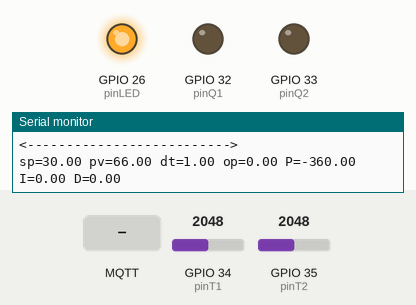
This sketch was run on a simulated ESP32. Shown: output pins drawn as LEDs (lit = HIGH), the last lines printed to the serial monitor. Dashed ring = blinking. The test bench sets the inputs (shaded band); at power-on: GPIO 34 (pinT1) = 2048, GPIO 35 (pinT2) = 2048. WiFi joins after 1.5 s; servers stay silent unless stated; no MQTT or app messages arrive unless stated.

Above: at 2.7 s.
2.8 s: GPIO 34 (pinT1) set to 1228
At 4.1 s:
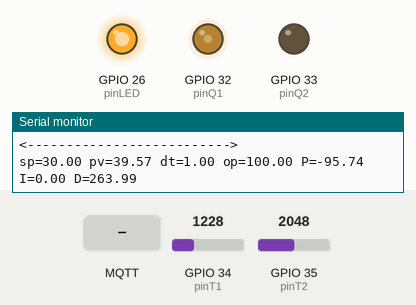
6.0 s: GPIO 35 (pinT2) set to 1847
7.7 s: GPIO 35 (pinT2) set to 1767
At 9.3 s:
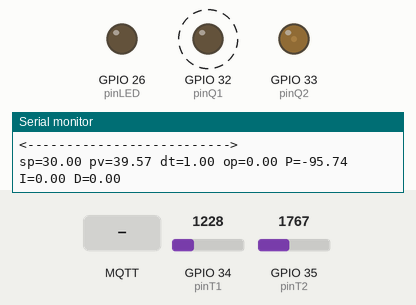
10.0 s: GPIO 34 (pinT1) set to 960
At 10.9 s:
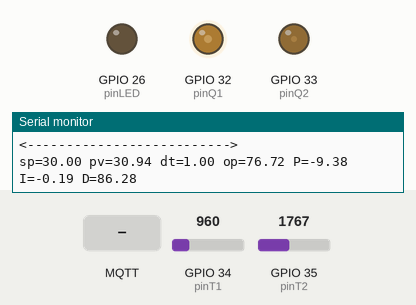
13.0 s: MQTT message "1" arrives on the first subscribed topic
17.0 s: GPIO 35 (pinT2) set to 2047
At 20.5 s:
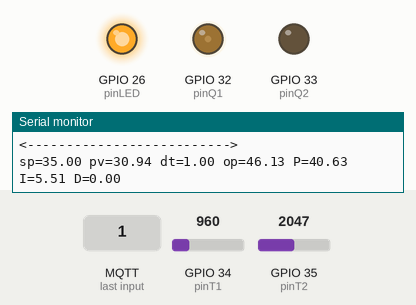
Timing chart, 0 to 22.0 s (numbered marks = the images above; inputs shaded):
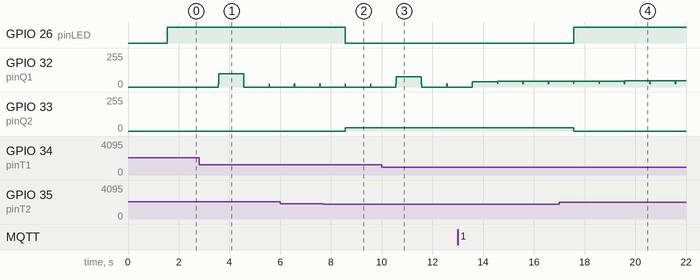

The sketch:

IoT_Control.ino
```cpp
 /*********************************************************************************
 * Program   : PID-iTCLab Controlling Using IoT
 * By        : Assoc. Prof. Dr. Basuki Rahmat, S.Si, MT, ITS-AI,
 *             Assoc. Prof. Dr. Muljono, S.Si, M.Kom, et al
 * Pro. Team : i-ot.net, io-t.net
 * R. Group  : Intelligent Control, Robotics and Automation Systems Research Group
 * Univ.     : Universitas Pembangunan Nasional "Veteran" Jawa Timur
 * Country   : Indonesia
 *********************************************************************************/

#include <WiFi.h>
#include <PubSubClient.h>
#include <Arduino.h>

const char* ssid = "65-45-49-56"; // Enter your WiFi name
const char* password =  "Gamara990338"; // Enter WiFi password

#define mqttServer "broker.hivemq.com"
#define mqttPort 1883

WiFiServer server(80);
WiFiClient espClient;
PubSubClient client(espClient);

String Topic;
String Payload;

// constants
const int baud = 115200;       // serial baud rate

// pin numbers corresponding to signals on the iTCLab Shield
const int pinT1   = 34;         // T1
const int pinT2   = 35;         // T2
const int pinQ1   = 32;         // Q1
const int pinQ2   = 33;         // Q2
const int pinLED  = 26;         // LED

// setting PWM properties
const int freq = 5000; //5000
const int ledChannel = 0;
const int Q1Channel = 1;
const int Q2Channel = 2;
const int resolutionLedChannel = 8; //Resolution 8, 10, 12, 15
const int resolutionQ1Channel = 8; //Resolution 8, 10, 12, 15
const int resolutionQ2Channel = 8; //Resolution 8, 10, 12, 15

float cel, cel1, degC, degC1;
float P, I, D;
float KP, KI, KD, op0, ophi, oplo, error, dpv;

float sp = 30,  //set point
pv = 0,        //current temperature
pv_last = 0,   //prior temperature
ierr = 0,      //integral error
dt = 0,        //time between measurements
op = 0;        //PID controller output

int autoSet = 0;  // autoSet = 1 otomatis sesuai Default
//float Kc = 0;
//float tauI = 0;
//float tauD = 0;

// Default = autoset = 1 otomatis sesuai Default
 float Kc = 10.0; // K / %Heater
 float tauI = 50.0; // sec
 float tauD = 1.0;  // sec

unsigned long ts = 0, new_ts = 0; //timestamp
const float upper_temperature_limit = 58;

// global variables
float Q1 = 0;                 // value written to Q1 pin
float Q2 = 0;                 // value written to Q2 pin
int iwrite_value = 25;        // integer value for writing
int iwrite_led = 255;         // integer value for writing
int iwrite_min = 0;           // integer value for writing

void setup() {
  // put your setup code here, to run once:

  ts = millis();
  Serial.begin(baud);
  while (!Serial) {
    ; // wait for serial port to connect.
  }

  // configure pinQ1 PWM functionalitites
  ledcSetup(Q1Channel, freq, resolutionQ1Channel);

  // attach the channel to the pinQ1 to be controlled
  ledcAttachPin(pinQ1, Q1Channel);

  // configure pinQ2 PWM functionalitites
  ledcSetup(Q2Channel, freq, resolutionQ2Channel);

  // attach the channel to the pinQ2 to be controlled
  ledcAttachPin(pinQ2, Q2Channel);

  // configure pinLED PWM functionalitites
  ledcSetup(ledChannel, freq, resolutionLedChannel);

  // attach the channel to the pinLED to be controlled
  ledcAttachPin(pinLED, ledChannel);

  ledcWrite(Q1Channel,0);
  ledcWrite(Q2Channel,0);
  ledcWrite(ledChannel,0);

  // Connect to WiFi network
  Serial.println();
  Serial.println();
  Serial.print("Connecting to ");
  Serial.println(ssid);
  WiFi.begin(ssid, password);

  while (WiFi.status() != WL_CONNECTED) {
    delay(500);
    Serial.print(".");
  }
  Serial.println("");
  Serial.println("WiFi connected");

  // Connect to Server IoT (CloudMQTT)
  client.setServer(mqttServer, mqttPort);
  client.setCallback(receivedCallback);

  while (!client.connected()) {
    Serial.println("Connecting to MQTT Broker ...");

    if (client.connect("PID-iTCLab Controlling Using IoT...")) {

      Serial.println("connected");
      Serial.print("Message received: ");

    } else {
      Serial.print("failed with state ");
      Serial.print(client.state());
      delay(1000);
    }
    client.subscribe("autoSet");
    client.subscribe("SetPoint");
    client.subscribe("Nilai_Kc");
    client.subscribe("Nilai_tauI");
    client.subscribe("Nilai_tauD");
  }
}

void Q1on(){
    ledcWrite(Q1Channel,iwrite_value);
    //Q1 = iwrite_value/255*100;
    //Serial.println(Q1);
}

void Q1off(){
    ledcWrite(Q1Channel,iwrite_min);
    //Q1 = iwrite_min/255*100;
    //Serial.println(Q1);
}

void Q2on(){
    ledcWrite(Q2Channel,iwrite_value);
    //Q2 = iwrite_value/255*100;
    //Serial.println(Q2);
}

void Q2off(){
    ledcWrite(Q2Channel,iwrite_min);
    //Q2 = iwrite_min/255*100;
    //Serial.println(Q2);
}

void ledon(){
    ledcWrite(ledChannel,iwrite_led);
}

void ledoff(){
    ledcWrite(ledChannel,iwrite_min);
}

void cektemp(){
  degC = analogRead(pinT1) * 0.322265625 ;    // use for 3.3v AREF
  cel = degC/10;
  degC1 = analogRead(pinT2) * 0.322265625 ;    // use for 3.3v AREF
  cel1 = degC1/10;

}

float pid(float sp, float Kc, float tauI, float tauD, float pv, float pv_last, float& ierr, float dt) {
  // PID coefficients
  float KP = Kc;
  float KI = Kc / tauI;
  float KD = Kc*tauD;
  // upper and lower bounds on heater level
  float ophi = 100;
  float oplo = 0;
  // calculate the error
  float error = sp - pv;
  // calculate the integral error
  ierr = ierr + KI * error * dt;
  // calculate the measurement derivative
  float dpv = (pv - pv_last) / dt;
  // calculate the PID output
  float P = KP * error; //proportional contribution
  float I = ierr; //integral contribution
  float D = -KD * dpv; //derivative contribution
  float op = P + I + D;
  // implement anti-reset windup
  if ((op < oplo) || (op > ophi)) {
    I = I - KI * error * dt;
    // clip output
    op = max(oplo, min(ophi, op));
  }
  ierr = I;
  Serial.println("sp="+String(sp) + " pv=" + String(pv) + " dt=" + String(dt) + " op=" + String(op) + " P=" + String(P) + " I=" + String(I) + " D=" + String(D));
  return op;
}

void receivedCallback(char* topic, byte* payload, unsigned int length) {
  Topic = topic;
  char autoS[60];
  int i;
  for (i=0;i<length;i++){
    autoS[i] = payload[i];
  }
  autoS[i] = '\0';
  Payload = String(autoS);
}

void loop() {
  new_ts = millis();

  if (new_ts - ts > 1000) {

  char suhu1[4];
  char suhu2[4];
  char Nilai_op[4];
  char Tampil_SP[4];
  char Tampil_Kc[4];
  char Tampil_tauI[4];
  char Tampil_tauD[4];
  client.loop();

  // put your main code here, to run repeatedly:
  cektemp();
  if (cel > upper_temperature_limit){
    Q1off();
    ledon();
  }
  else {
    Q1on();
    ledoff();
  }
  if (cel1 > upper_temperature_limit){
    Q2off();
    ledon();
  }
  else {
    Q2on();
    ledoff();
  }

  if(Topic=="autoSet"){
    autoSet=Payload.toInt();
  }
   if(Topic=="Nilai_Kc"){
    Kc=Payload.toFloat();
  }
   if(Topic=="Nilai_tauI"){
    tauI=Payload.toFloat();
  }
   if(Topic=="Nilai_tauD"){
    tauD=Payload.toFloat()/6;
  }
   if(Topic=="SetPoint"){
    sp=Payload.toFloat();
  }
  Serial.println("<-------------------------->");
  Serial.print("autoSet: ");
  Serial.println(autoSet);
  Serial.print("SetPoint: ");
  Serial.println(sp);
  Serial.print("Nilai_Kc: ");
  Serial.println(Kc);
  Serial.print("Nilai_tauI: ");
  Serial.println(tauI);
  Serial.print("Nilai_tauD: ");
  Serial.println(tauD);
  Serial.println("<-------------------------->");

  dtostrf(cel, 1, 0, suhu1);
  client.publish("Suhu1",suhu1);

  dtostrf(cel1, 1, 0, suhu2);
  client.publish("Suhu2",suhu2);

  dtostrf(sp, 1, 0, Tampil_SP);
  client.publish("Tampil_SP",Tampil_SP);

  dtostrf(Kc, 1, 0, Tampil_Kc);
  client.publish("Tampil_Kc",Tampil_Kc);

  dtostrf(tauI, 1, 0, Tampil_tauI);
  client.publish("Tampil_tauI",Tampil_tauI);

  dtostrf(tauD, 1, 0, Tampil_tauD);
  client.publish("Tampil_tauD",Tampil_tauD);

  if(autoSet==1){
     sp = 35;
     Kc = 10.0; // K / %Heater
     tauI = 50.0; // sec
     tauD = 1.0;  // sec

  }else if(autoSet == 0){
    // bisa diubah2, sesuai yg muncul terakhir, dan setelah diubah2
  }
     pv = cel;   // Temperature T1
     dt = (new_ts - ts) / 1000.0;
     ts = new_ts;

     op = pid(sp,Kc,tauI,tauD,pv,pv_last,ierr,dt); // PID Process

     ledcWrite(Q1Channel,op);
     pv_last = pv;

     dtostrf(op, 1, 0, Nilai_op);
     client.publish("Nilai_op",Nilai_op);
  }
}
```

Measured:
- the behaviour switches between 1800 and 1799 on GPIO 35 (pinT2) (found by bisection; images 1 and 2)
- after the input at 2.8 s, GPIO 32 (pinQ1): 0/255 → 100/255 after 0.76 s, → 0/255 1.0 s later
- after the input at 7.7 s, GPIO 26 (pinLED): HIGH → LOW after 0.86 s; GPIO 33 (pinQ2): 0/255 → 25/255 after 0.86 s
- after the input at 17.0 s, GPIO 26 (pinLED): LOW → HIGH after 0.57 s; GPIO 33 (pinQ2): 25/255 → 0/255 after 0.57 s
